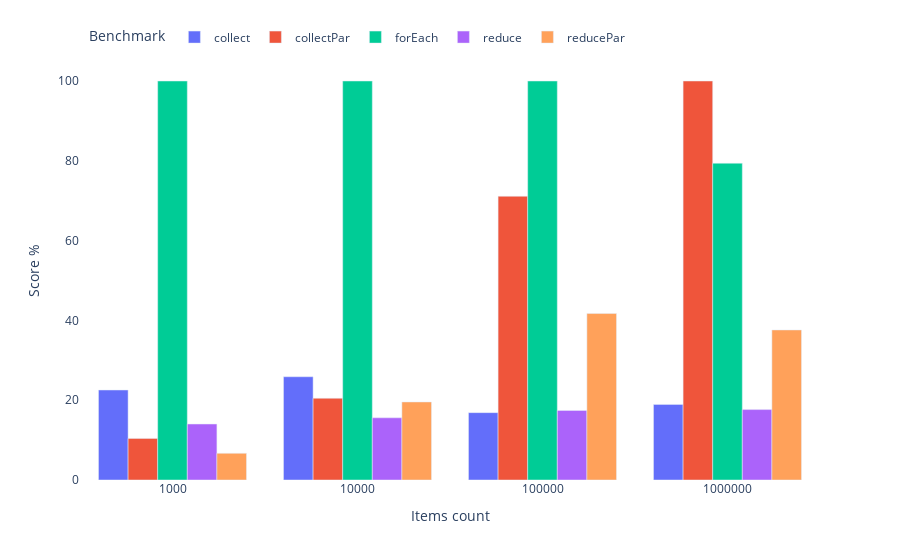

This figure's notebook cell:
### Code cell
chart.write_image(f'img/{benchmark}.png',width='700')
chart

### Figure 1 — Plotly figure (JSON) as saved in the notebook; plotly's stock layout.template omitted (floating-point values rounded to 4 significant figures)
{"data": [{"alignmentgroup": "True", "hovertemplate": "Benchmark=collect<br>Items count=%{x}<br>Score %=%{y}<extra></extra>", "legendgroup": "collect", "marker": {"color": "#636efa", "pattern": {"shape": ""}}, "name": "collect", "offsetgroup": "collect", "orientation": "v", "showlegend": true, "textposition": "auto", "type": "bar", "x": ["1000", "10000", "100000", "1000000"], "xaxis": "x", "y": [22.55, 25.87, 16.88, 18.94], "yaxis": "y"}, {"alignmentgroup": "True", "hovertemplate": "Benchmark=collectPar<br>Items count=%{x}<br>Score %=%{y}<extra></extra>", "legendgroup": "collectPar", "marker": {"color": "#EF553B", "pattern": {"shape": ""}}, "name": "collectPar", "offsetgroup": "collectPar", "orientation": "v", "showlegend": true, "textposition": "auto", "type": "bar", "x": ["1000", "10000", "100000", "1000000"], "xaxis": "x", "y": [10.43, 20.48, 71.11, 100], "yaxis": "y"}, {"alignmentgroup": "True", "hovertemplate": "Benchmark=forEach<br>Items count=%{x}<br>Score %=%{y}<extra></extra>", "legendgroup": "forEach", "marker": {"color": "#00cc96", "pattern": {"shape": ""}}, "name": "forEach", "offsetgroup": "forEach", "orientation": "v", "showlegend": true, "textposition": "auto", "type": "bar", "x": ["1000", "10000", "100000", "1000000"], "xaxis": "x", "y": [100, 100, 100, 79.39], "yaxis": "y"}, {"alignmentgroup": "True", "hovertemplate": "Benchmark=reduce<br>Items count=%{x}<br>Score %=%{y}<extra></extra>", "legendgroup": "reduce", "marker": {"color": "#ab63fa", "pattern": {"shape": ""}}, "name": "reduce", "offsetgroup": "reduce", "orientation": "v", "showlegend": true, "textposition": "auto", "type": "bar", "x": ["1000", "10000", "100000", "1000000"], "xaxis": "x", "y": [14.03, 15.59, 17.42, 17.65], "yaxis": "y"}, {"alignmentgroup": "True", "hovertemplate": "Benchmark=reducePar<br>Items count=%{x}<br>Score %=%{y}<extra></extra>", "legendgroup": "reducePar", "marker": {"color": "#FFA15A", "pattern": {"shape": ""}}, "name": "reducePar", "offsetgroup": "reducePar", "orientation": "v", "showlegend": true, "textposition": "auto", "type": "bar", "x": ["1000", "10000", "100000", "1000000"], "xaxis": "x", "y": [6.695, 19.56, 41.72, 37.6], "yaxis": "y"}], "layout": {"autosize": true, "barmode": "group", "legend": {"orientation": "h", "title": {"text": "Benchmark"}, "tracegroupgap": 0, "x": 0.01, "xanchor": "left", "y": 1.02, "yanchor": "bottom"}, "margin": {"t": 60}, "plot_bgcolor": "rgba(0, 0, 0, 0)", "xaxis": {"anchor": "y", "autorange": true, "domain": [0, 1], "range": [-0.5, 3.5], "title": {"text": "Items count"}, "type": "category"}, "yaxis": {"anchor": "x", "autorange": true, "domain": [0, 1], "range": [0, 105.3], "title": {"text": "Score %"}, "type": "linear"}}}
